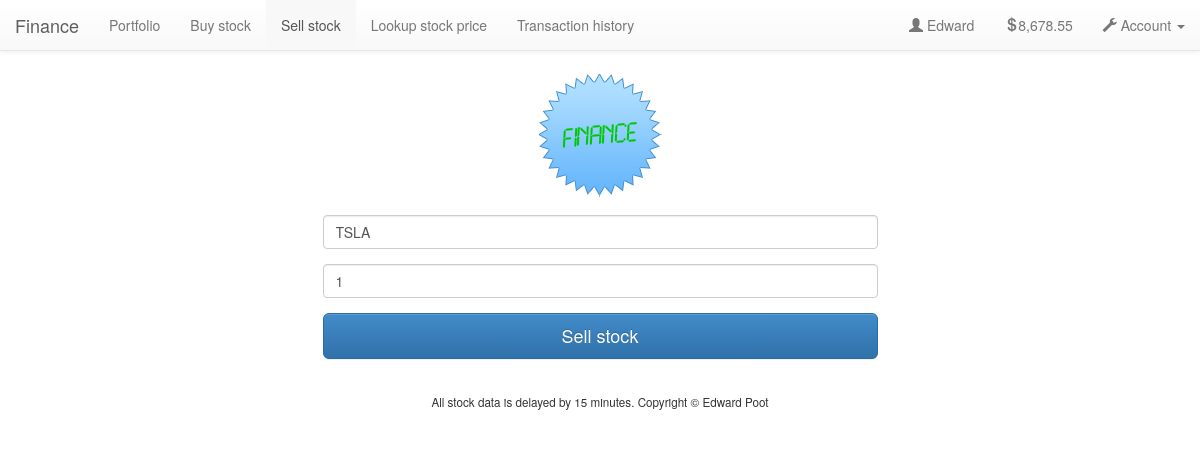
/sell.php?id=24 (signed in), run on the app's committed database.
### tables this page shows
CREATE TABLE `users` (
  `id` int(10) unsigned NOT NULL AUTO_INCREMENT,
  `username` varchar(255) NOT NULL,
  `hash` varchar(255) NOT NULL,
  `cash` decimal(65,4) unsigned NOT NULL DEFAULT '0.0000',
  PRIMARY KEY (`id`),
  UNIQUE KEY `username` (`username`)
);

CREATE TABLE `user_stocks` (
  `id` int(11) NOT NULL AUTO_INCREMENT,
  `user_id` int(10) unsigned NOT NULL,
  `transaction_timestamp` timestamp NOT NULL DEFAULT CURRENT_TIMESTAMP,
  `symbol` varchar(15) NOT NULL,
  `company` varchar(255) NOT NULL,
  `stock_exchange` varchar(255) NOT NULL,
  `shares_amount` int(10) unsigned NOT NULL,
  `share_price` decimal(65,4) unsigned NOT NULL DEFAULT '0.0000',
  PRIMARY KEY (`id`),
  UNIQUE KEY `user_id` (`user_id`,`transaction_timestamp`)
);

### templates/stock_sell_form.php (the view, shortened to what this page needs)
<form id="sell_form">
    <div class="row">
        <div class="col-md-6 col-md-offset-3">
            <div class="form-group">
                <input class="form-control" autofocus name="symbol" id="symbol" placeholder="Stock ticker symbol" type="text" value="<?= (isset($symbol)) ? $symbol : "" ?>"/>
            </div>
            <div class="form-group">
                <input class="form-control" name="amount_sold" id="amount_sold" placeholder="Amount of stock to be sold" type="text" value="<?= (isset($shares_amount)) ? $shares_amount : "" ?>"/>
            </div>
            <div class="form-group">
                <input type="submit" name="submit" id="sell_submit" class="btn btn-primary btn-lg btn-block" value="Sell stock" />
            </div>
        </div>
    </div>
</form>

### templates/header.php (shortened to what this page needs)
<!DOCTYPE html>
<html lang="en">
    <head>
        <link href="css/bootstrap.min.css" rel="stylesheet"/>
        <link href="css/bootstrap-theme.min.css" rel="stylesheet"/>
        <link href="css/smoothness/jquery-ui-1.10.3.custom.min.css" rel="stylesheet">
        <link href="css/styles.css" rel="stylesheet"/>
    </head>
    <body>
        <div class="container">
            <? if(isset($_SESSION["id"])): ?>
                <nav class="navbar navbar-default navbar-fixed-top" role="navigation">
                    <div class="navbar-header">
                    <a class="navbar-brand" href="/">Finance</a>
                    </div>
                    <div class="collapse navbar-collapse navbar-ex1-collapse">
                    <ul class="nav navbar-nav">
                        <li<?= activeMenuElement("index.php")?>><a href="/">Portfolio</a></li>
                        <li<?= activeMenuElement("buy.php")?>><a href="buy.php">Buy stock</a></li>
                        <li<?= activeMenuElement("sell.php")?>><a href="sell.php">Sell stock</a></li>
                        <li<?= activeMenuElement("quote.php")?>><a href="quote.php">Lookup stock price</a></li>
                        <li<?= activeMenuElement("history.php")?>><a href="history.php">Transaction history</a></li>
                    </ul>
                    <ul class="nav navbar-nav navbar-right">
                        <li class="navbar-text"><span class="glyphicon glyphicon-user"></span> <?= ucfirst(substr($_SESSION["username"], 0, 15)); ?></li>
                        <li<?= activeMenuElement("deposit_funds.php")?>><a href="deposit_funds.php"><span class="glyphicon glyphicon-usd"></span><span id="cash_balance_nav"><?= $cash_balance ?></span></a></li>
                        <li class="dropdown">
                        <a href="#" class="dropdown-toggle" data-toggle="dropdown"><span class="glyphicon glyphicon-wrench"></span> Account <b class="caret"></b></a>
                      </li>
                    </ul>
                    </div>
                </nav>
            <? endif ?>
            <div id="top">
                <a href="/"><img alt="C$50 Finance" src="img/logo.png"/></a>
            </div>
            <div id="middle">

### html/css/styles.css (style rules this page uses)
.container { margin-left: auto; margin-right: auto; text-align: center; }
#top { text-align: center; margin-top: 70px; padding-bottom: 15px; }
#middle { text-align: center; }

### data on the page
users: cash "8,678.55"
user_stocks: symbol "TSLA", amount_sold "1"

### other printed values
substr($_SESSION["username"], 0, 15) "Edward"
